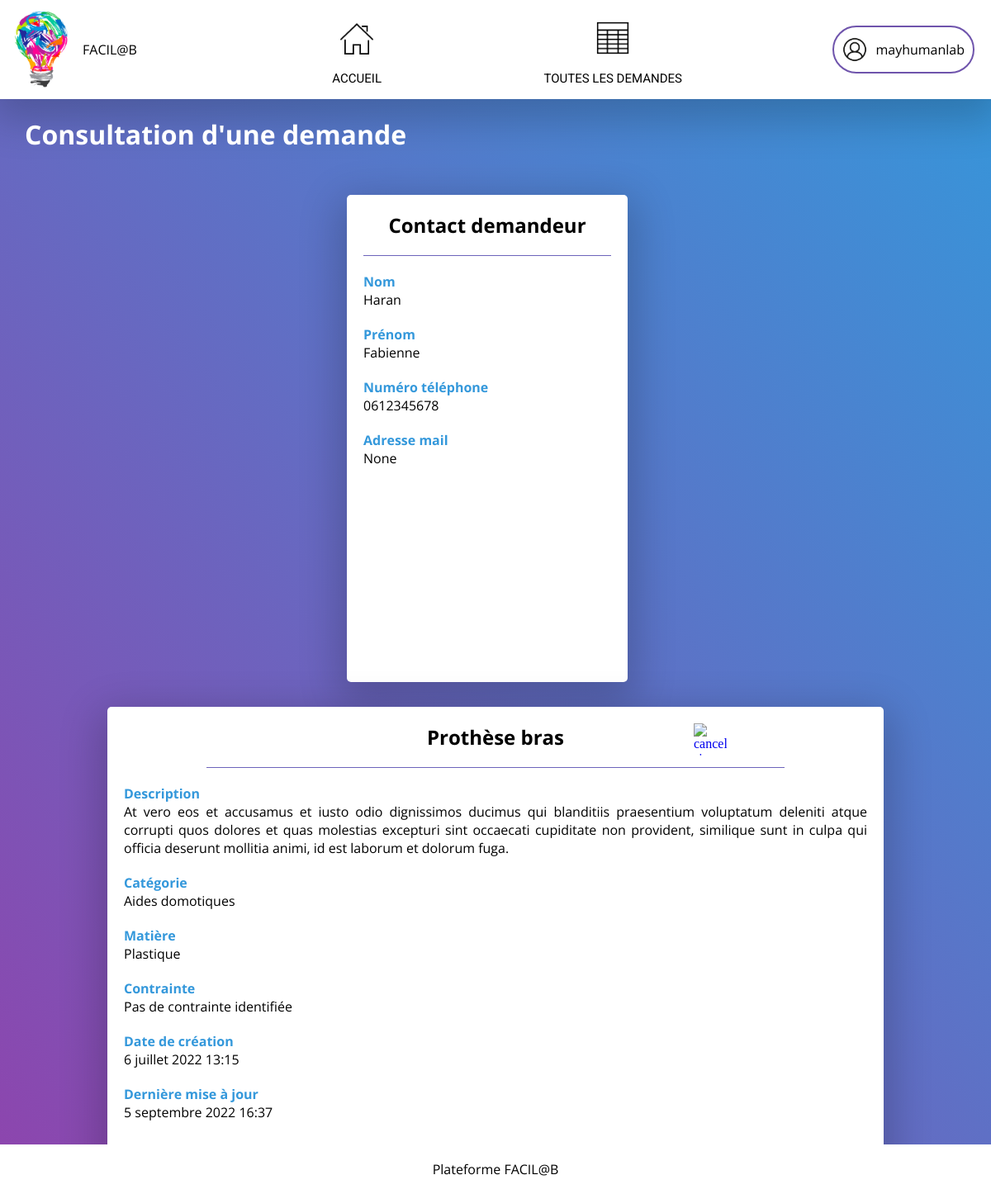
The page /requests-fablab/6/ (signed in) on the database its author committed.
### authentication/models.py (models this page shows, shortened)
class User(AbstractUser):
    is_applicant = models.BooleanField(default=False)
    is_fablab = models.BooleanField(default=False)
    created_at = models.DateTimeField(default=timezone.now)
    updated_at = models.DateTimeField(auto_now=True)

class ApplicantUser(models.Model):
    user = models.ForeignKey(User, on_delete=models.CASCADE)
    first_name = models.fields.CharField(
        max_length=128,
        verbose_name='Prénom')
    last_name = models.fields.CharField(
        max_length=128,
        verbose_name='Nom')
    number_route = models.fields.CharField(
        max_length=10,
        blank=True,
        null=True,
        verbose_name='N° de voie')
    name_route = models.fields.CharField(
        max_length=255,
        blank=True,
        null=True,
        verbose_name='Nom de voie')
    additional_address = models.fields.CharField(
        max_length=255,
        blank=True,
        null=True,
        verbose_name='Complément d\'adresse')
    class Department(models.TextChoices):
        CALVADOS = '14', '14 - Calvados'
        COTES_DARMOR = '22', '22 - Côtes d\'armor'
        FINISTERE = '29', '29 - Finistère'
        ILE_ET_VILAINE = '35', '35 - Ile-et-Vilaine'
        LOIRE_ATLANTIQUE = '44', '44 - Loire Atlantique'
        MAINE_ET_LOIRE = '49', '49 - Maine-et-Loire'
        MANCHE = '50', '50 - Manche'
        MAYENNE = '53', '53 - Mayenne'
        MORBIHAN = '56', '56 - Morbihan'
        ORNE = '61', '61 - Orne'
        SARTHE = '72', '72 - Sarthe'
        VENDEE = '85', '85 - Vendée'
    department = models.fields.CharField(
        choices=Department.choices,
        max_length=50)
    postcode = models.fields.CharField(
        max_length=5,
        blank=True,
        null=True,
        verbose_name='Code postal')
    city = models.fields.CharField(
        max_length=128,
        blank=True,
        null=True,
        verbose_name='Ville')
    type_organization = models.CharField(
        max_length=128,
        blank=True,
        null=True,
        verbose_name='Type d\'organisation')
    name_organization = models.CharField(
        max_length=128,
        blank=True,
        null=True,
        verbose_name='Nom de l\'organisation')
    web_site = models.CharField(
        max_length=255,
        blank=True,
        null=True,
        verbose_name='Site internet')
    phone_number = models.fields.CharField(
        max_length=10,
        verbose_name='Téléphone')
    email = models.EmailField(
        max_length=254,
        null=True,
        verbose_name='Adresse mail')

### plateform/models.py (models this page shows, shortened)
class Request(models.Model):
    id = models.AutoField(
        primary_key=True)
    created_at = models.DateTimeField(
        default=timezone.now)
    updated_at = models.DateTimeField(
        auto_now=True)
    request_title = models.CharField(
        max_length=255,
        verbose_name='Titre')
    request_detail = models.TextField(
        verbose_name='Description')
    categorie = models.CharField(
        choices=CATEGORIE_CHOICES,
        max_length=55,
        verbose_name='Catégorie')
    matiere = models.CharField(
        choices=MATIERE_CHOICES,
        max_length=55,
        verbose_name='Matière')
    contrainte = models.CharField(
        choices=CONTRAINTE_CHOICES,
        max_length=55,
        verbose_name='Contrainte')
    user = models.ForeignKey(
        User,
        blank=True,
        null=True,
        on_delete=models.SET_NULL)

### plateform/views.py (the view)
# urls.py: path('requests-fablab/<id>/', views.detail_request_fablab, name='detail-request-fablab'),
@login_required()
def detail_request_fablab(request, id):
    detail_of_request = Request.objects.get(id=id)
    user_search = User.objects.get(request=id)
    applicant_element = ApplicantUser.objects.get(user_id=user_search)
    return render(request, 'detail_request_fablab.html', {'request': detail_of_request,
                                                          'user_request': user_search,
                                                          'user_applicant': applicant_element})

### plateform/templates/detail_request_fablab.html (shortened to what this page needs)
{% extends 'base.html' %}
{% block detail_request_fablab %}
<div class="detail-request">
    <h1>Consultation d'une demande</h1>
    <article class="window-detail-request">
        <div class="applicant">
            <div class="header-detail-request">
                <div class="show-title">
                    <h2>Contact demandeur</h2>
                </div>
            </div>
            <div>
                <h3>Nom</h3>
                <p class="response">{{ user_applicant.last_name }}</p>
            </div>
            <div>
                <h3>Prénom</h3>
                <p class="response">{{ user_applicant.first_name }}</p>
            </div>
            <div>
                <h3>Numéro téléphone</h3>
                <p class="response">{{ user_applicant.phone_number }}</p>
            </div>
            <div>
                <h3>Adresse mail</h3>
                <p class="response">{{ user_applicant.email }}</p>
            </div>
        </div>
        <div class="request">
            <div class="header-detail-request">
                <div class="show-title">
                    <a href="{% url 'table-request-fablab' %}">
                        <img class="cancel-detail-icon" src="/static/images/cancel_icon.png" alt="cancel icon">
                    </a>
                    <h2>{{ request.request_title }}</h2>
                </div>
            </div>
            <div>
                <h3>Description</h3>
                <p class="response">{{ request.request_detail }}</p>
            </div>
            <div>
                <h3>Catégorie</h3>
                <p class="response">{{ request.categorie }}</p>
            </div>
            <div>
                <h3>Matière</h3>
                <p class="response">{{ request.matiere }}</p>
            </div>
            <div>
                <h3>Contrainte</h3>
                <p class="response">{{ request.contrainte }}</p>
            </div>
            <div>
                <h3>Date de création</h3>
                <p class="response">{{ request.created_at }}</p>
            </div>
            <div>
                <h3>Dernière mise à jour</h3>
                <p class="response">{{ request.updated_at }}</p>
            </div>
        </div>
    </article>
</div>
{% endblock %}

### templates/base.html (shortened to what this page needs)
<!DOCTYPE html>
<html lang="fr">
    <head>
        {% load static %}
        <link rel="stylesheet" href="{% static 'base.css' %}"/>
        <link rel="stylesheet" href="{% static 'home_page.css' %}"/>
        <link rel="stylesheet" href="{% static 'list_requests.css' %}"/>
        <link rel="stylesheet" href="{% static 'detail_request.css' %}"/>
        <link rel="stylesheet" href="{% static 'create_request.css' %}"/>
        <link rel="stylesheet" href="{% static 'update_request.css' %}"/>
        <link rel="stylesheet" href="{% static 'delete_request.css' %}"/>
        <link rel="stylesheet" href="{% static 'table_request.css' %}"/>
        <link rel="stylesheet" href="{% static 'detail_profile.css' %}"/>
    </head>
    <body>
        <header>
            <img class="logo-facilab", src="/static/images/logo_facilab.png" alt="logo facilab plateform">
            <p>FACIL@B</p>
            <nav class="nav-applicant">
                <div class="nav-element">
                    <div class="circle-element">
                        <img class="icon-nav-applicant" src="/static/images/home_icon.png" alt="home icon">
                    </div>
                    <a href="{% url 'home-page' %}">Accueil</a>
                </div>
                <div class="nav-element">
                        <div class="circle-element">
                                <img class="icon-nav-applicant" src="/static/images/table_icon.png" alt="table icon">
                            </div>
                            {% if user.is_applicant is True %}
                            <a href="{% url 'table-request' %}">Toutes les demandes</a>
                            {% elif user.is_fablab is True %}
                            <a href="{% url 'table-request-fablab' %}">Toutes les demandes</a>
                            {% endif %}
                        </div>
            </nav>
            <div class="display-user">
                <img class="icon-user" src="/static/images/user_icon.png" alt="user icon">
                <p class="username">{{ user.username }}</p>
            </div>
        </header>
        {% block detail_request_fablab %}{% endblock %}
    </body>
    <footer>
        <p>Plateforme FACIL@B</p>
    </footer>
</html>

### authentication/static/base.css (style rules this page uses)
html { height: 100%; }
body { margin: 0px; padding: 0px; height: 100%; display: flex; flex-direction: column; background-image: linear-gradient(to right top, #8e44ad 0%, #3498db 100%); }
header { display: flex; align-items: center; background-color: white; width: 100%; height: 100px; margin: 0px ; padding: 10px 0; box-shadow: 0px 15px 50px 10px rgba(0, 0, 0, 0.2); }
.logo-facilab { height: 100%; width: 100px; }
p { font-family: "Open Sans"; }
.nav-applicant { display: flex; justify-content: center; align-items: center; width: 100%; height: 100%; }
.nav-applicant .nav-element { display: flex; flex-direction: column; justify-content: center; align-items: center; width: 230px; margin: 20px; padding: 20px; }
.nav-applicant .nav-element .circle-element { width: 50px; border-radius: 50%; display: flex; justify-content: center; padding: 10px; }
.nav-applicant .nav-element .circle-element .icon-nav-applicant { width: 40px; height: 40px; }
.nav-applicant a { font-family: roboto; font-size: 15px; text-transform: uppercase; text-decoration: none; color: black; margin-top: 10px; }
.display-user { border: 2px solid rgba(111, 84, 172, 1); border-radius: 30px; padding-left: 10px; padding-right:10px; margin-right: 20px; width: auto; display: flex; align-items: center; }
.icon-user { height: 30px; width: 30px; }
.username { margin-left: 10px; text-decoration: none; }
footer { background-color: white; height: 60px; width: 100%; bottom: 0; position: fixed; display:flex; flex-direction: column; justify-content: center; align-items: center; margin-top: 100px; }

### plateform/static/list_requests.css (style rules this page uses)
h1 { font-family: "Open Sans"; color: white; margin-left: 30px; }
h2 { font-family: "Open Sans"; margin-top: 0px; }
p { text-align: justify; }

### plateform/static/detail_request.css (style rules this page uses)
.detail-request { height: 100%; }
.window-detail-request { display: flex; justify-content: center; flex-wrap: wrap; height: auto; }
.applicant { height: 550px; width: 300px; box-shadow: 0px 15px 50px 10px rgba(0, 0, 0, 0.2); background: #fff; border-radius: 5px; padding: 20px; margin-top: 30px; margin-right: 20px; display: flex; flex-direction: column; }
.request { height: 550px; width: 900px; box-shadow: 0px 15px 50px 10px rgba(0, 0, 0, 0.2); background: #fff; border-radius: 5px; display: flex; flex-direction: column; padding: 20px; margin-top: 30px; overflow-y: scroll; }
.header-detail-request { display: flex; align-items: center; justify-content: center; }
.show-title { width: 700px; text-align: center; text-align: center; padding: 0px; margin-bottom: 20px; border-bottom: 1px solid #6d64bb; }
h3 { font-family: "Open Sans"; width: 100%; font-size: 16px; color: #3498db; margin: 0px; }
.cancel-detail-icon { height: 40px; width: 40px; position: absolute; margin-left: 20%; }
.response { margin-top: 0px; margin-bottom: 20px; padding: 0px; }

### plateform/static/table_request.css (style rules this page uses)
h1 { font-family: "Open Sans"; color: white; margin-left: 30px; }

### authentication/static/detail_profile.css (style rules this page uses)
h3 { font-family: "Open Sans"; width: auto; font-size: 16px; color: #3498db; margin: 0px; }
.response { margin-top: 0px; margin-bottom: 20px; padding: 0px; }

### rows shown on the page
User: username "mayhumanlab"
ApplicantUser: last_name "Haran", first_name "Fabienne", phone_number "0612345678", email "None"
Request: request_title "Prothèse bras", request_detail "At vero eos et accusamus et iusto odio dignissimos ducimus qui blanditiis praesentium voluptatum deleniti atque corrupti quos dolores et quas molestias excepturi sint occaecati cupiditate non provident, similique sunt in culpa qui officia deserunt mollitia animi, id est laborum et dolorum fuga.", categorie "Aides domotiques", matiere "Plastique", contrainte "Pas de contrainte identifiée", created_at "6 juillet 2022 13:15", updated_at "5 septembre 2022 16:37"
